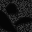
Frame 1 (no input)
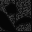
Frame 60 (the mouse pressed at the canvas centre just before this capture)
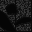
Frame 120 (the mouse held since frame 60 and released just before this capture)

The Processing sketch that drew these frames (run headless with seeded random() and noise(); from frame 60 on, the mouse is pressed at the canvas centre):

// Processing sketch: fog2_down_blocks
// ── fog2_down_blocks.pde
float[] Dbrightness = new float[1024];
float[] Dx = new float[32];
float[] Dy = new float[32];


void setup() {
  size(32, 32);
  for (int i = 0; i < 1024; i++) {
    Dbrightness[i] = random(10, 80);
  }
  for (int i = 0; i < 32; i++) {
    Dx[i] = i;
    Dy[i] = i;
  }
}

void draw() {
  background(10);
  for (int i = 0; i < 1024; i++) {
    stroke(Dbrightness[i]);
    point(Dx[i%32], Dy[floor(i/32)]);
  }
  for (int i = 0; i < 32; i++) {
    if (Dx[i] <= 15.5) {
      Dx[i] -= 0.1;
      if (Dx[i] < 0) {
        Dx[i] = 15.5;
      }
    }
    if (Dx[i] > 15.5) {
      Dx[i] += 0.1;
      if (Dx[i] > 31) {
        Dx[i] = 15.6;
      }
    }
    Dy[i] -= 0.1;
    if (Dy[i] < 0) {
      Dy[i] = 31;
    }
  }

  //noStroke();
  //fill(10);
  //ellipse(15, 16, 4, 4);
  //fill(20);
  //ellipse(15, 16, 8, 8);

  //blocks
  stroke(10);
  fill(5);
  beginShape();
  vertex(-1, 10);
  bezierVertex(8, 13, 8, 21, 18, 33);
  bezierVertex(-3, 30, -4, 24, -4, 4);
  endShape();
  
  beginShape();
  vertex(14, 24);
  bezierVertex(20, 17, 27, 14, 33, 20);
  bezierVertex(29, 24, 22, 22, 16, 26);
  endShape();
  
  beginShape();
  vertex(5, 8);
  bezierVertex(11, 2, 15, 1, 17, 11);
  bezierVertex(17, 15, 15, 13, 8, 14);
  endShape();
}
